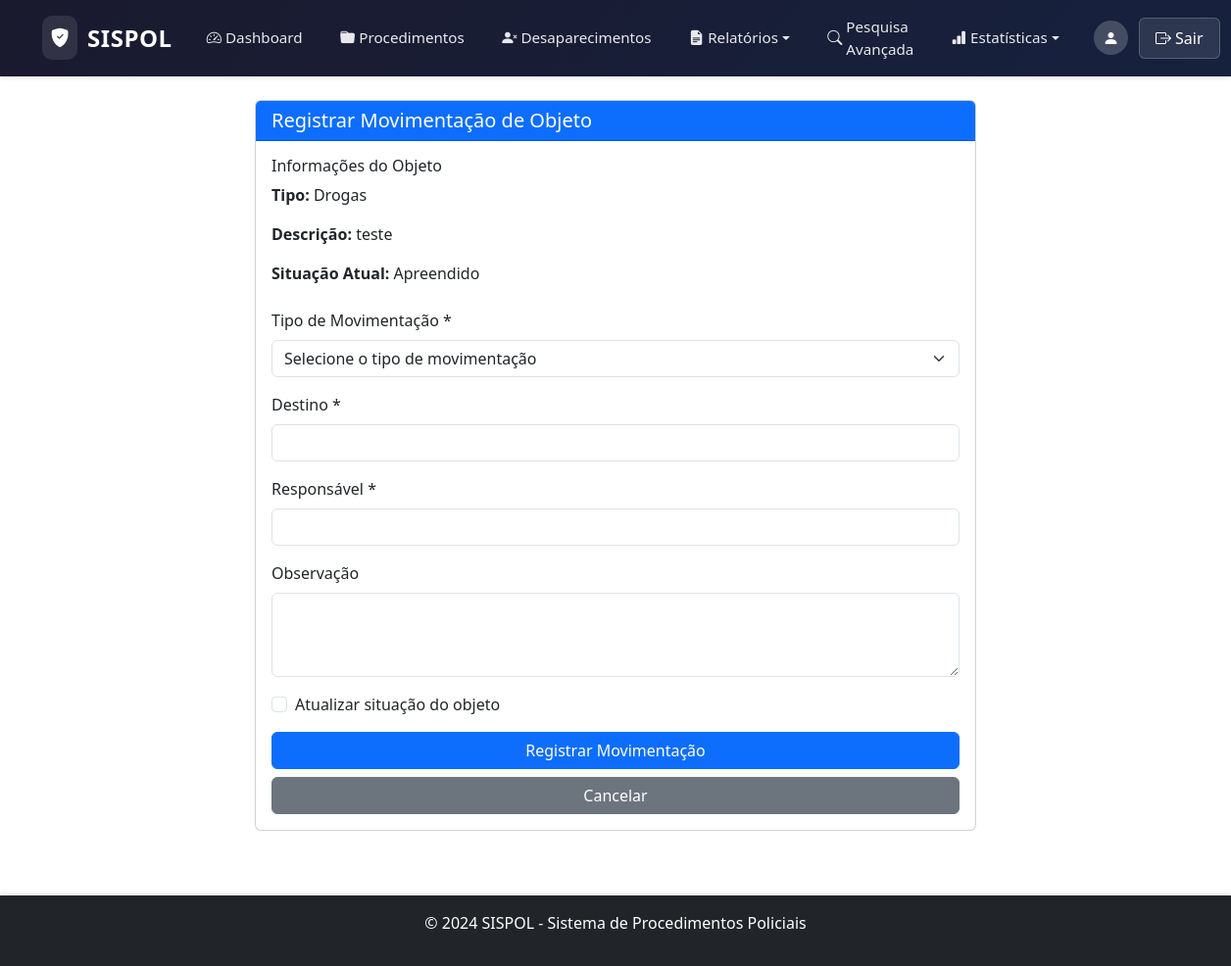
Page /public/registrar_movimentacao_objeto.php?objeto_id=70&procedimento_id=123 (signed in) on the committed database.
### tables this page shows
CREATE TABLE `Objetos` (
  `ID` int NOT NULL,
  `TipoObjetoID` int NOT NULL,
  `Descricao` text,
  `Quantidade` int NOT NULL,
  `SituacaoID` int DEFAULT NULL,
  `DataApreensao` date NOT NULL,
  `LacreAtual` varchar(255) DEFAULT NULL,
  `LocalArmazenagemID` int DEFAULT NULL,
  `ProcedimentoID` int NOT NULL,
  `UsuarioID` int NOT NULL
);

CREATE TABLE `TiposObjeto` (
  `ID` int NOT NULL,
  `Nome` varchar(255) NOT NULL
);

CREATE TABLE `SituacoesObjeto` (
  `ID` int NOT NULL,
  `Nome` varchar(255) NOT NULL
);

### public/registrar_movimentacao_objeto.php (the view, shortened to what this page needs)
<?php
include '../includes/header.php';
require_once '../config/db.php';
$objetoID = $_GET['objeto_id'] ?? null;
$procedimentoID = $_GET['procedimento_id'] ?? null;
$stmt = $pdo->prepare("
    SELECT o.*, t.Nome as TipoObjeto, s.Nome as Situacao
    FROM Objetos o
    LEFT JOIN TiposObjeto t ON o.TipoObjetoID = t.ID
    LEFT JOIN SituacoesObjeto s ON o.SituacaoID = s.ID
    WHERE o.ID = :objetoID
");
$stmt->execute([':objetoID' => $objetoID]);
$objeto = $stmt->fetch(PDO::FETCH_ASSOC);
?>
<div class="container mt-4">
    <div class="row justify-content-center">
        <div class="col-md-8">
            <div class="card">
                <div class="card-header bg-primary text-white">
                    <h5 class="mb-0">Registrar Movimentação de Objeto</h5>
                </div>
                <div class="card-body">
                    <div class="mb-4">
                        <h6>Informações do Objeto</h6>
                        <p><strong>Tipo:</strong> <?= htmlspecialchars($objeto['TipoObjeto']) ?></p>
                        <p><strong>Descrição:</strong> <?= htmlspecialchars($objeto['Descricao']) ?></p>
                        <p><strong>Situação Atual:</strong> <?= htmlspecialchars($objeto['Situacao']) ?></p>
                    </div>
                    <form method="POST" action="registrar_movimentacao_objeto.php">
                        <div class="mb-3">
                            <label for="tipo_movimentacao_id" class="form-label">Tipo de Movimentação *</label>
                            <select class="form-select" id="tipo_movimentacao_id" name="tipo_movimentacao_id" required>
                                <option value="">Selecione o tipo de movimentação</option>
                            </select>
                        </div>
                        <div class="mb-3">
                            <label for="destino" class="form-label">Destino *</label>
                            <input type="text" class="form-control" id="destino" name="destino" required>
                        </div>
                        <div class="mb-3">
                            <label for="responsavel" class="form-label">Responsável *</label>
                            <input type="text" class="form-control" id="responsavel" name="responsavel" required>
                        </div>
                        <div class="mb-3">
                            <label for="observacao" class="form-label">Observação</label>
                            <textarea class="form-control" id="observacao" name="observacao" rows="3"></textarea>
                        </div>
                        <div class="mb-3">
                            <div class="form-check">
                                <input class="form-check-input" type="checkbox" id="atualizar_situacao" name="atualizar_situacao" value="1">
                                <label class="form-check-label" for="atualizar_situacao">
                                    Atualizar situação do objeto
                                </label>
                            </div>
                        </div>
                        <div class="d-grid gap-2">
                            <button type="submit" class="btn btn-primary">Registrar Movimentação</button>
                            <a href="ver_procedimento.php?id=<?= htmlspecialchars($procedimentoID) ?>" class="btn btn-secondary">Cancelar</a>
                        </div>
                    </form>
                </div>
            </div>
        </div>
    </div>
</div>
<?php include '../includes/footer.php'; ?>

### assets/css/styles.css (style rules this page uses)
html, body { height: 100%; margin: 0; display: flex; flex-direction: column; }
.form-select, .form-control { width: 100%; box-sizing: border-box; }

### rows in the picture
objetos: TipoObjetoID.Nome "Drogas", Descricao "teste", SituacaoID.Nome "Apreendido"
